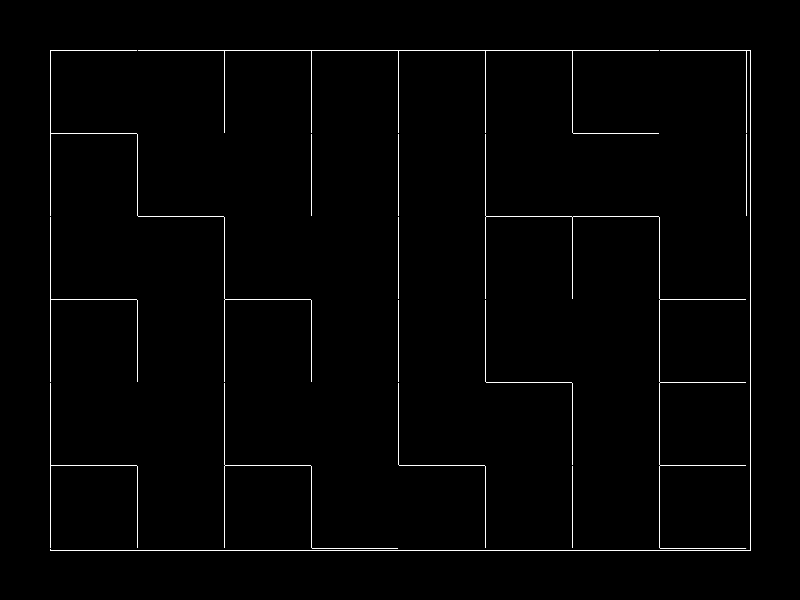
Frame 1 (no input)
Frame 60 (the mouse pressed at the canvas centre just before this capture): identical to frame 1, image omitted
Frame 120 (the mouse held since frame 60 and released just before this capture): identical to frame 1, image omitted

The Processing sketch that drew this single still picture (run headless with seeded random() and noise(); from frame 60 on, the mouse is pressed at the canvas centre):

// Processing sketch: p3_mazes_binary_tree
// ── p3_mazes_binary_tree.pde
Node[][] grid = new Node[8][6];
int MARGIN = 50;

void setup() {
  size(800,600);
  
  for( int i = 0; i < grid.length; i++) {
    for( int j = 0 ; j < grid[i].length; j++ ) {
      grid[i][j] = new Node();
      if( random(-1, 1) > 0 ) {
         grid[i][j].right = true; 
      }
      else {
         grid[i][j].down = true;
      }
    }
  }
  
}

void draw() {
  background(0);
  fill(0);
  stroke(255);
  
  PVector TL = new PVector(MARGIN, MARGIN);
  PVector TR = new PVector(width-MARGIN, MARGIN);
  PVector BR = new PVector(width-MARGIN, height-MARGIN);
  PVector BL = new PVector(MARGIN, height-MARGIN);
  int STEP_X = int((TR.x - TL.x) / grid.length);
  int STEP_Y = int((BL.y - TL.y) / grid[0].length);
  quad(TL.x, TL.y, TR.x, TR.y, BR.x, BR.y, BL.x, BL.y);
  
   
  for( int i = 0; i < grid.length; i++) {
    for( int j = 0 ; j < grid[i].length; j++ ) {
      PVector b = new PVector(TL.x + i * STEP_X, TL.y + j * STEP_Y);
      quad(b.x, b.y, b.x + STEP_X, b.y, b.x + STEP_X, b.y + STEP_Y, b.x, b.y + STEP_Y);
    }
  }
  
  stroke(0);
  for( int i = 0; i < grid.length; i++) {
    for( int j = 0 ; j < grid[i].length; j++ ) {
      PVector b = new PVector(TL.x + i * STEP_X, TL.y + j * STEP_Y);
      if( grid[i][j].left )
      {
        line(b.x, b.y, b.x, b.y + STEP_Y);
      }
      if( grid[i][j].right )
      {
        line(b.x + STEP_X, b.y, b.x + STEP_X, b.y + STEP_Y);
      }
      if( grid[i][j].up )
      {
        line(b.x, b.y, b.x + STEP_X, b.y);
      }
      if( grid[i][j].down )
      {
        line(b.x, b.y + STEP_Y, b.x + STEP_X, b.y + STEP_Y);
      }
    }
  }
  
}

class Node {
  public boolean up, down, left, right;
   Node() {
     up = false;
     down = false;
     left = false;
     right = false;
   }
  
}
